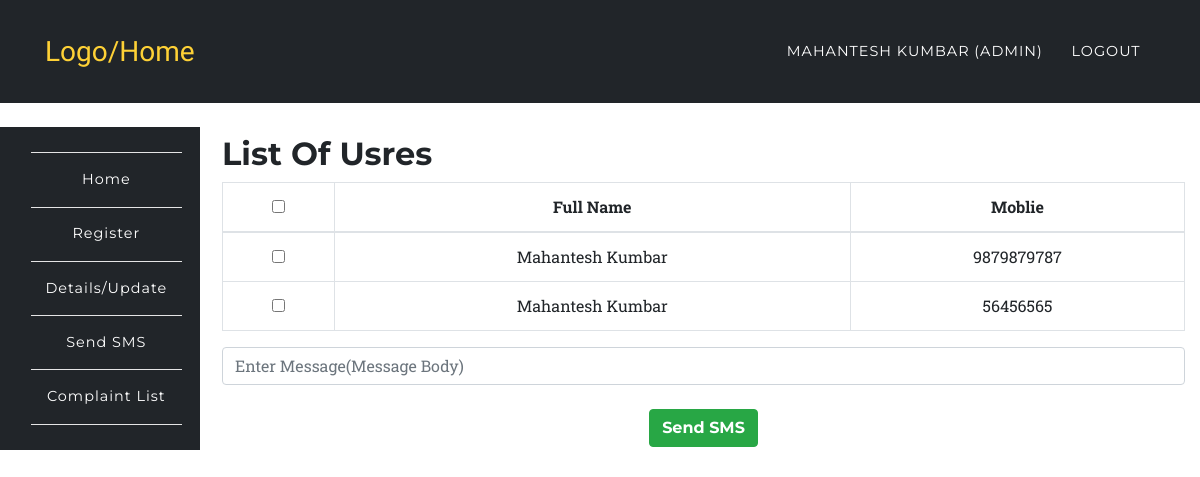
The app's page /app/sms.php (signed in), older data.
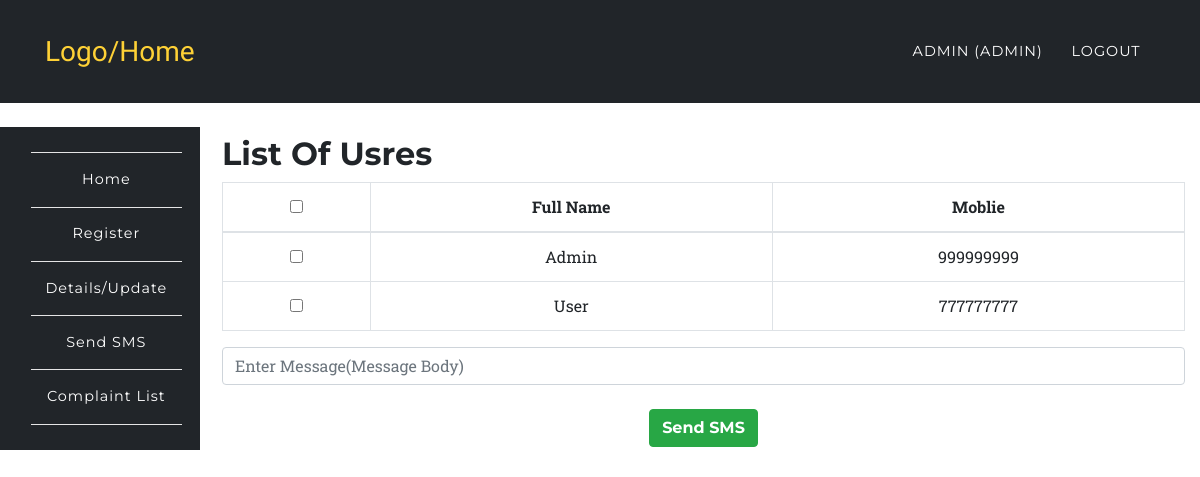
The same page, newer data.
### tables this page shows
CREATE TABLE `users` (
  `id` int UNSIGNED NOT NULL,
  `fullname` varchar(191) NOT NULL,
  `mobile` varchar(191) NOT NULL,
  `username` varchar(191) NOT NULL,
  `email` varchar(191) NOT NULL,
  `password` varchar(191) NOT NULL,
  `created_at` timestamp NULL DEFAULT CURRENT_TIMESTAMP,
  `updated_at` timestamp NULL DEFAULT CURRENT_TIMESTAMP,
  `role` varchar(100) DEFAULT 'user',
  `status` int NOT NULL DEFAULT '1'
);

### app/sms.php (the view, shortened to what this page needs)
<?php
	require '../config/config.php';
		try {
			$stmt = $connect->prepare('SELECT * FROM users');
			$stmt->execute();
			$data = $stmt->fetchAll(PDO::FETCH_ASSOC);
		}
		catch(PDOException $e) {
			$errMsg = $e->getMessage();
		}
?>
<?php include '../include/header.php';?>
	<nav class="navbar navbar-expand-lg navbar-dark" style="background-color:#212529;" id="mainNav">
      <div class="container">
        <a class="navbar-brand js-scroll-trigger" href="../index.php">Logo/Home</a>
        <div class="collapse navbar-collapse" id="navbarResponsive">
          <ul class="navbar-nav text-uppercase ml-auto">
            <li class="nav-item">
              <a class="nav-link" href="login.php"><?php echo $_SESSION['fullname']; ?> <?php if($_SESSION['role'] == 'admin'){ echo "(Admin)"; } ?></a>
            </li>
            <li class="nav-item">
              <a href="../auth/logout.php" class="nav-link">Logout</a>
            </li>
          </ul>
        </div>
      </div>
    </nav>
<?php include '../include/side-nav.php';?>
<section class="wrapper" style="margin-left:16%;margin-top: -11%;">
	<div class="container">
		<div class="row">
			<div class="col-12">
				<h2>List Of Usres</h2>
				<div class="table-responsive text-center">
					<form action="" method="post">
						<table class="table table-bordered">
						  <thead>
						    <tr>
						      <th><input type="checkbox" name="" id="selectAll"></th>
						      <th>Full Name</th>
						      <th>Moblie</th>
						    </tr>
						  </thead>
						  <tbody>
						  	<?php
						  		foreach ($data as $key => $value) {
								   echo '<tr>';
								      echo '<th scope="row"><input type="checkbox" name="check[]" value="'.$value['mobile'].'" id="selectAll$key"></th>';
								      echo '<td>'.$value['fullname'].'</td>';
								      echo '<td>'.$value['mobile'].'</td>';
								   echo '</tr>';
						  		}
						  	?>
						  </tbody>
						</table>
						<input type="textarea" name="message" class="form-control" placeholder="Enter Message(Message Body)" required>
						<br>
						<button type="submit" class="btn btn-success" name='sms_alert' value="sms_alert">Send SMS</button>
					</form>
				</div>
			</div>
		</div>
	</div>
</section>
<?php include '../include/footer.php';?>

Row changes from the older to the newer data that the page shows:
changed users: fullname "Mahantesh Kumbar" → "Admin"; mobile "9879879787" → "999999999"
changed users: fullname "Mahantesh Kumbar" → "User"; mobile "56456565" → "777777777"
Text that changed along with them:
$_SESSION['fullname']: "MAHANTESH KUMBAR" → "ADMIN"
